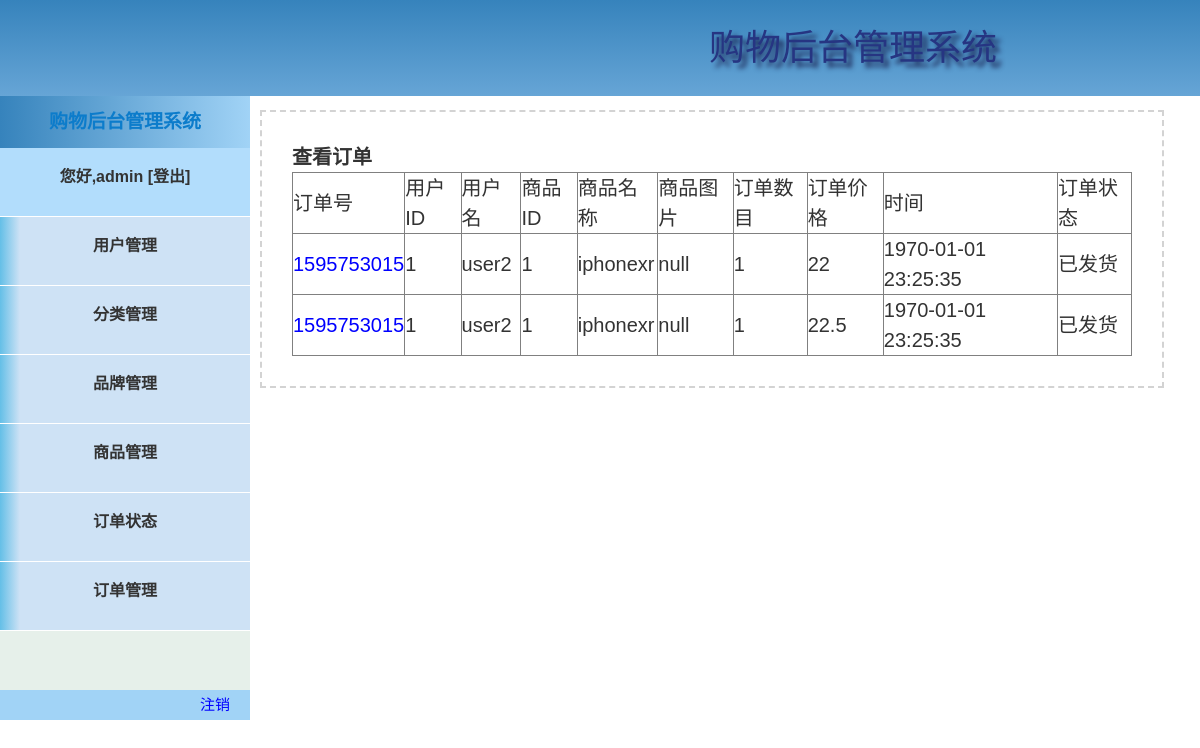
Page /admin/order/OrderInfo.php?code=1595753015 (signed in) on the committed database.
### tables this page shows
CREATE TABLE `orderdata` (
  `id` int(10) UNSIGNED NOT NULL,
  `code` varchar(50) NOT NULL,
  `user_id` int(11) NOT NULL,
  `shop_id` int(11) NOT NULL,
  `num` int(11) NOT NULL,
  `price` float NOT NULL,
  `time` int(11) NOT NULL,
  `orderstat_id` int(11) NOT NULL,
  `relation_id` int(11) NOT NULL
);

CREATE TABLE `userdata` (
  `id` int(10) UNSIGNED NOT NULL,
  `username` varchar(50) NOT NULL,
  `password` varchar(50) NOT NULL,
  `regtime` int(11) NOT NULL,
  `admin` tinyint(4) NOT NULL
);

CREATE TABLE `shop` (
  `id` int(10) UNSIGNED NOT NULL,
  `name` varchar(50) NOT NULL,
  `price` float NOT NULL,
  `stock` int(11) NOT NULL,
  `upshelf` tinyint(4) NOT NULL,
  `image` varchar(100) NOT NULL,
  `brand_id` int(11) NOT NULL,
  `class_id` int(11) NOT NULL
);

CREATE TABLE `orderstat` (
  `id` int(10) UNSIGNED NOT NULL,
  `name` varchar(50) NOT NULL
);

### admin/order/OrderInfo.php (the view, shortened to what this page needs)
    <!doctype html>
    <html lang="en">
    <head>
    </head>
    <body>
    <header>
        <?php
        include '../index.php';
        ?>
    </header>
    <main>
    <p><b>查看订单</b></p>
    <form action="update.php" method="post">
    <table  border="1" cellspacing="0" >
        <tr>
            <th>订单号</th>
            <th>用户ID</th>
            <th>用户名</th>
            <th>商品ID</th>
            <th>商品名称</th>
            <th>商品图片</th>
            <th>订单数目</th>
            <th>订单价格</th>
            <th>时间</th>
            <th>订单状态</th>
        </tr>
<?php
$code=$_GET['code'];
$sql="SELECT * FROM orderdata WHERE code='$code'";
if($conn->query($sql))
{
    $result=$conn->query($sql);
}
else{
    echo $conn->error;
}
if ($result->num_rows > 0) {
    while($rowOrder = $result->fetch_assoc()) {
        $StatId=$rowOrder['orderstat_id'];
        $StatRes = mysqli_query($conn,"SELECT * FROM orderstat
        WHERE id='$StatId' ");
        $UserId=$rowOrder['user_id'];
        $UserRes = mysqli_query($conn,"SELECT * FROM userdata
        WHERE id='$UserId' ");
        $ShopId=$rowOrder['shop_id'];
        $ShopRes = mysqli_query($conn,"SELECT * FROM shop
        WHERE id='$ShopId' ");
        echo "<tr>";
        echo"<td><a href='OrderInfo.php?code={$rowOrder['code']}'>{$rowOrder["code"]}</a></td>";
        echo"<td>{$rowOrder["user_id"]}</td>";
        if($UserRow = mysqli_fetch_array($UserRes))
        {
            echo "<td>{$UserRow['username']}</td>";
        }
        else
        {
            echo"<td>???</td>";
        }
        echo"<td>{$rowOrder["shop_id"]}</td>";
        if($ShopRow = mysqli_fetch_array($ShopRes))
        {
            echo "<td>{$ShopRow['name']}</td>";
            echo "<td>{$ShopRow['image']}</td>";
        }
        else
        {
            echo"<td>???</td>";
            echo"<td>???</td>";
        }
        echo"<td>{$rowOrder["num"]}</td>";
        echo"<td>{$rowOrder["price"]}</td>";
        echo"<td>".date("Y-m-d H:i:s",$rowOrder["time"])."</td>";
        if($StatRow = mysqli_fetch_array($StatRes))
        {
            echo "<td>{$StatRow['name']}</td>";
        }
        echo "</tr>";
    }
} else {
    echo "0 结果";
}
?>
    </table>
    </form>
    </main>
    </body>
</html>

### admin/public/css/style.css (style rules this page uses)
main { font-size: 20px; width: 70%; height:auto; border: dashed lightgray 2px; padding: 30px; line-height: 30px; position: absolute; left: 260px; top: 110px; }
main a { color: blue; }

### rows in the picture
orderdata: code "1595753015", user "1", user.username "user2", shop "1", shop.name "iphonexr", shop.image "null", num "1", price "22", time "1970-01-01 23:25:35", orderstat.name "已发货"
orderdata: code "1595753015", user "1", user.username "user2", shop "1", shop.name "iphonexr", shop.image "null", num "1", price "22.5", time "1970-01-01 23:25:35", orderstat.name "已发货"

### other values in the picture
$_SESSION['username'] "admin"
